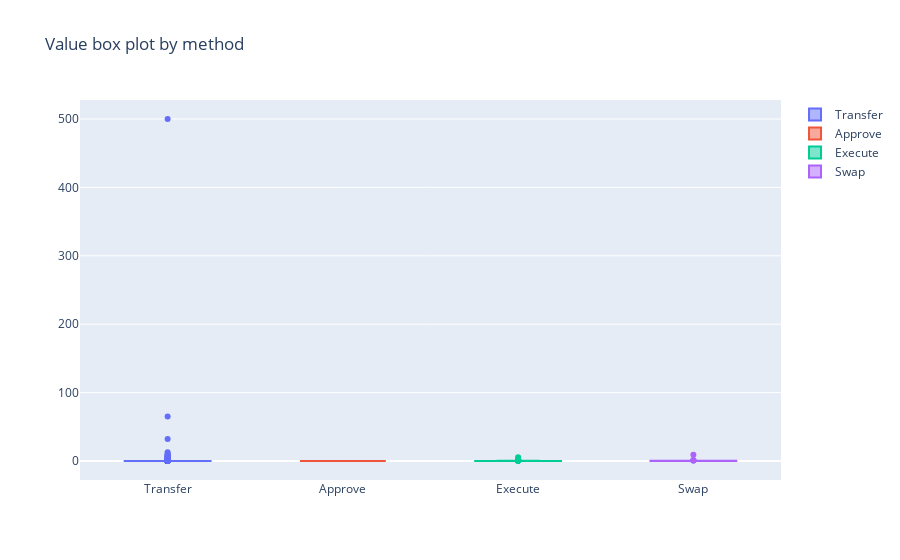

The notebook cell saved with this chart:
### Code cell
data = []

for method in df.Method.unique():
    if len(df[df.Method == method]) > 30:
        data.append(go.Box(y=df[df.Method == method].Value, name=method))

fig = go.Figure(data=data, layout={"title": "Value box plot by method"})
iplot(fig, show_link=False)

### Figure 1 — Plotly figure (JSON) as saved in the notebook; plotly's stock layout.template omitted (floating-point values rounded to 4 significant figures; data arrays with more than 128 entries replaced by an {"elided": "..."} marker saying what was removed)
{"data": [{"name": "Transfer", "type": "box", "y": {"elided": "835 float values"}}, {"name": "Approve", "type": "box", "y": [0, 0, 0, 0, 0, 0, 0, 0, 0, 0, 0, 0, 0, 0, 0, 0, 0, 0, 0, 0, 0, 0, 0, 0, 0, 0, 0, 0, 0, 0, 0, 0, 0, 0, 0, 0, 0, 0, 0, 0, 0, 0, 0, 0, 0, 0, 0, 0, 0, 0, 0, 0, 0, 0, 0, 0, 0, 0, 0, 0, 0, 0, 0, 0, 0, 0, 0, 0, 0, 0, 0, 0, 0, 0, 0, 0, 0, 0, 0, 0, 0, 0, 0, 0, 0, 0, 0, 0, 0, 0, 0, 0, 0, 0, 0, 0, 0, 0, 0, 0, 0, 0, 0, 0, 0, 0, 0, 0, 0, 0, 0, 0, 0, 0, 0, 0, 0]}, {"name": "Execute", "type": "box", "y": {"elided": "154 float values"}}, {"name": "Swap", "type": "box", "y": [1, 0, 0.135, 0.12, 0, 0, 9, 0, 0.277, 0, 0.5, 0, 0, 0.16, 0, 0, 0, 0.55, 0, 0.2, 0.6, 0.155, 0, 0, 0, 0.2, 1.13, 0, 0, 0, 0, 0.2, 0.1, 0.015, 0, 0.3, 0]}], "layout": {"title": {"text": "Value box plot by method"}}}
